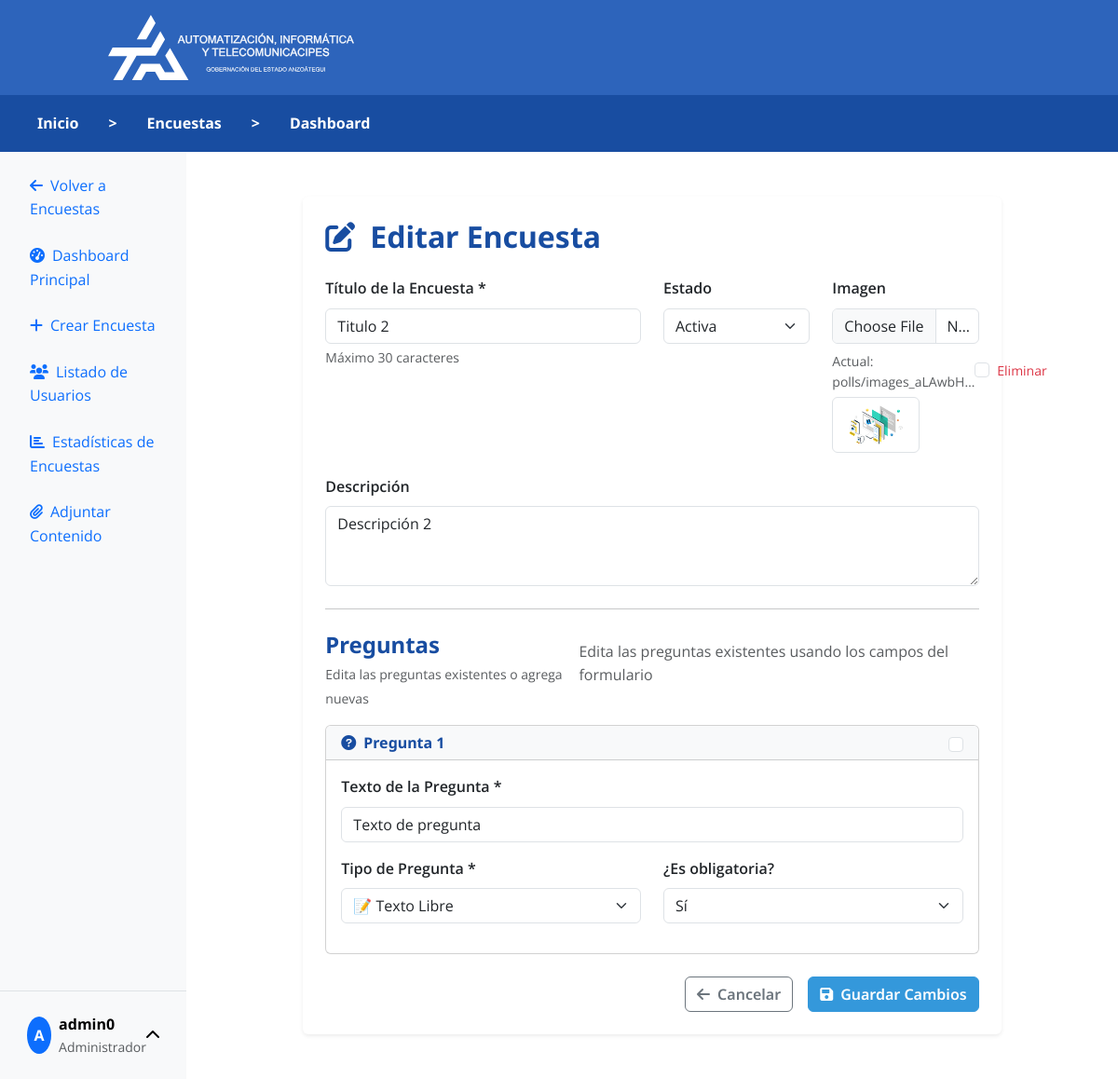
Before: /polls/6/edit/ (signed in) with the older database file.
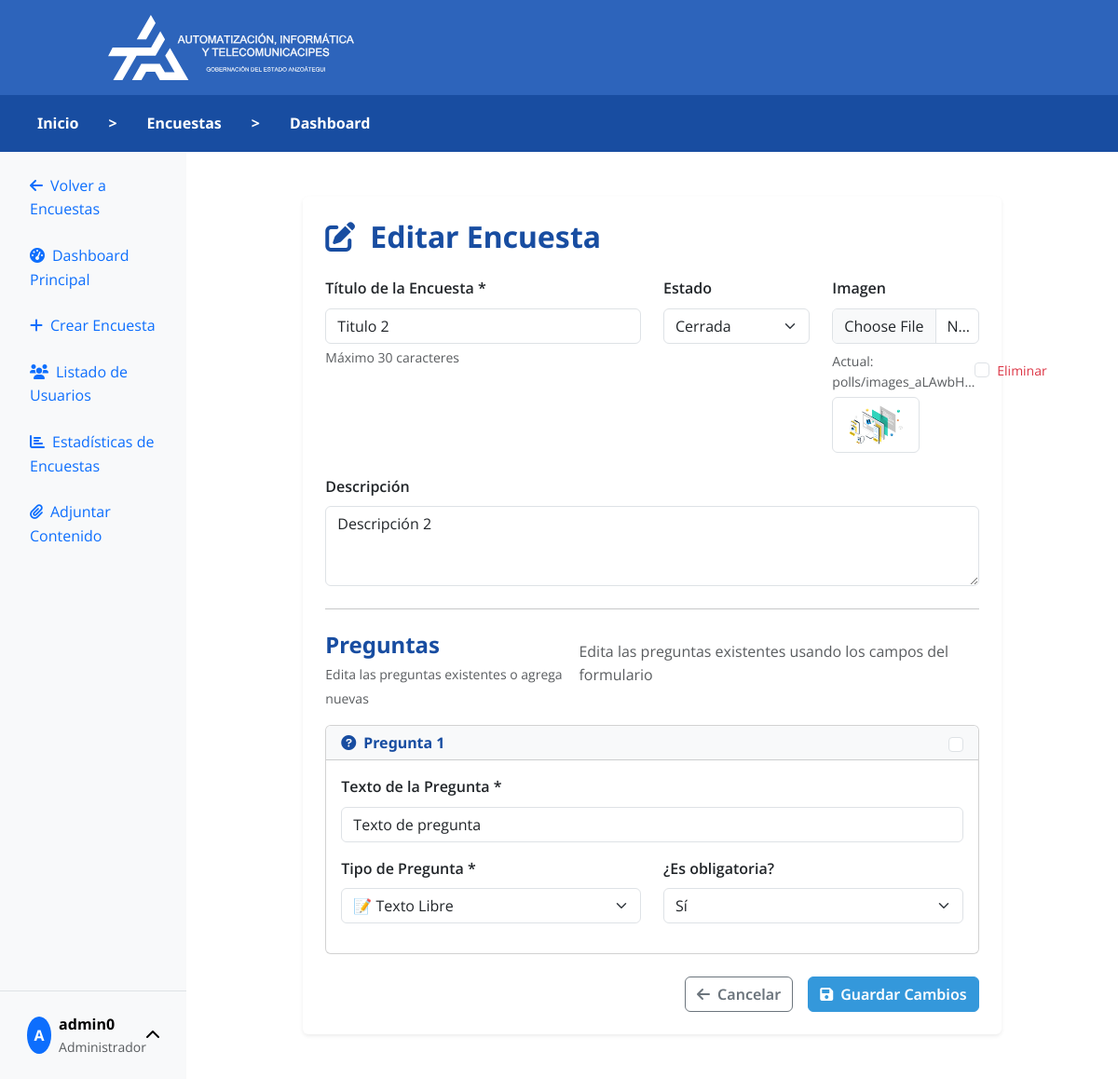
After: the same page with the newer database file.
### model_poll/models.py (models this page shows, shortened)
class Poll(models.Model):
    class Status(models.TextChoices):
        BORRADOR = 'BORRADOR', 'Borrador'
        ACTIVA = 'ACTIVA', 'Activa'
        CERRADA = 'CERRADA', 'Cerrada'
    created_by = models.ForeignKey(settings.AUTH_USER_MODEL, on_delete=models.SET_NULL, null=True, related_name="encuestas_creadas")
    title = models.CharField(max_length=200)
    description = models.TextField(blank=True, null=True, default='')
    image = models.ImageField(upload_to='polls/', blank=True, null=True)
    status = models.CharField(max_length=20, choices=Status.choices, default=Status.BORRADOR)
    star_date = models.DateTimeField(null=True, blank=True, help_text="Fecha y hora de inicio de la encuesta")
    end_date = models.DateTimeField(null=True, blank=True, help_text="Fecha y hora de finalización de la encuesta")

### posts/views.py (the view, shortened to what this page needs)
# urls.py: path('<int:poll_id>/edit/', views.edit_poll, name='edit_poll'),
@login_required
def edit_poll(request, poll_id):
    if not request.user.rol or request.user.rol.name not in ['Administrador', 'Trabajador']:
        return HttpResponseForbidden("No tienes permisos para editar encuestas.")
    if request.user.rol.name == 'Administrador':
        poll = get_object_or_404(Poll, id=poll_id)
    else:
        poll = get_object_or_404(Poll, id=poll_id, created_by=request.user)
    return render(request, 'posts/edit_poll.html', {'poll': poll})

### templates/posts/edit_poll.html (shortened to what the changed rows need)
{% extends "pages/layouts/_base_manage.html" %}
{% load static %}
{% block content %}
<div class="container-fluid my-4">
    <div class="row justify-content-center">
        <div class="col-lg-10">
            <div class="card border-0 shadow-sm">
                <div class="card-body p-4">
                    <div class="d-flex align-items-center mb-4">
                        <h2 class="card-title fw-bold mb-0" style="color: #184da1;">Editar Encuesta</h2>
                    </div>
                    <form method="post" enctype="multipart/form-data" id="editPollForm">
                        <div class="row mb-4">
                            <div class="col-md-6">
                                <label for="title" class="form-label fw-semibold">Título de la Encuesta *</label>
                                <input type="text" class="form-control" id="title" name="title" value="{{ poll.title }}" maxlength="30" required>
                                <div class="form-text">Máximo 30 caracteres</div>
                            </div>
                            <div class="col-md-3">
                                <label for="status" class="form-label fw-semibold">Estado</label>
                                <select class="form-select" id="status" name="status">
                                    <option value="ACTIVA" {% if poll.status == 'ACTIVA' %}selected{% endif %}>Activa</option>
                                    <option value="CERRADA" {% if poll.status == 'CERRADA' %}selected{% endif %}>Cerrada</option>
                                </select>
                            </div>
                            <div class="col-md-3">
                                {% if poll.image %}
                                    <div class="mt-2">
                                        <div class="d-flex align-items-center justify-content-between">
                                            <small class="text-muted">Actual: {{ poll.image.name|truncatechars:20 }}</small>
                                            <div class="form-check">
                                                <input type="checkbox" class="form-check-input" id="remove_image" name="remove_image">
                                                <label class="form-check-label text-danger" for="remove_image">
                                                    <small>Eliminar</small>
                                                </label>
                                            </div>
                                        </div>
                                        <img src="{{ poll.image.url }}" class="img-thumbnail mt-1" style="max-width: 100px; max-height: 60px; object-fit: cover;">
                                    </div>
                                {% endif %}
                            </div>
                        </div>
                        <div class="mb-4">
                            <label for="description" class="form-label fw-semibold">Descripción</label>
                            <textarea class="form-control" id="description" name="description" rows="3" placeholder="Describe brevemente el propósito de esta encuesta...">{{ poll.description }}</textarea>
                        </div>
                    </form>
                </div>
            </div>
        </div>
    </div>
</div>
{% endblock %}

Changed rows visible on the page:
changed Poll "Titulo 2": status "Activa" → "Cerrada"
